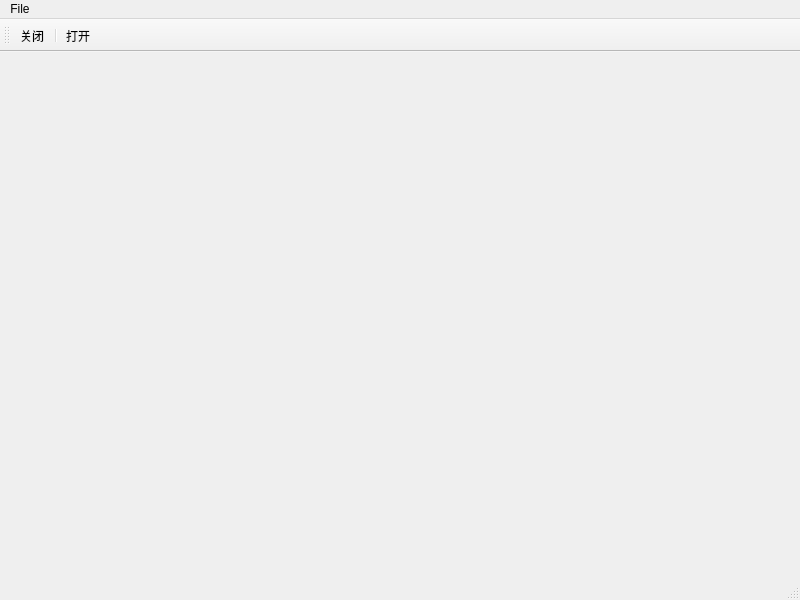
<?xml version="1.0" encoding="UTF-8"?>
<ui version="4.0">
 <class>MainWindow</class>
 <widget class="QMainWindow" name="MainWindow">
  <property name="geometry">
   <rect>
    <x>0</x>
    <y>0</y>
    <width>800</width>
    <height>600</height>
   </rect>
  </property>
  <property name="sizePolicy">
   <sizepolicy hsizetype="Preferred" vsizetype="Preferred">
    <horstretch>0</horstretch>
    <verstretch>0</verstretch>
   </sizepolicy>
  </property>
  <property name="windowTitle">
   <string>MainWindow</string>
  </property>
  <widget class="QWidget" name="centralwidget"/>
  <widget class="QStatusBar" name="statusbar"/>
  <widget class="QMenuBar" name="menuBar">
   <property name="geometry">
    <rect>
     <x>0</x>
     <y>0</y>
     <width>800</width>
     <height>23</height>
    </rect>
   </property>
   <widget class="QMenu" name="menuFile">
    <property name="title">
     <string>File</string>
    </property>
    <addaction name="actionOpen"/>
    <addaction name="separator"/>
    <addaction name="actionClose"/>
    <addaction name="separator"/>
   </widget>
   <addaction name="menuFile"/>
  </widget>
  <widget class="QToolBar" name="toolBar">
   <property name="windowTitle">
    <string>toolBar</string>
   </property>
   <attribute name="toolBarArea">
    <enum>TopToolBarArea</enum>
   </attribute>
   <attribute name="toolBarBreak">
    <bool>false</bool>
   </attribute>
   <addaction name="actionClose"/>
   <addaction name="separator"/>
   <addaction name="actionOpen"/>
  </widget>
  <action name="actionOpen">
   <property name="text">
    <string>打开</string>
   </property>
   <property name="shortcut">
    <string>Ctrl+O</string>
   </property>
  </action>
  <action name="actionClose">
   <property name="text">
    <string>关闭</string>
   </property>
   <property name="shortcut">
    <string>Ctrl+C</string>
   </property>
  </action>
 </widget>
 <resources/>
 <connections/>
</ui>
